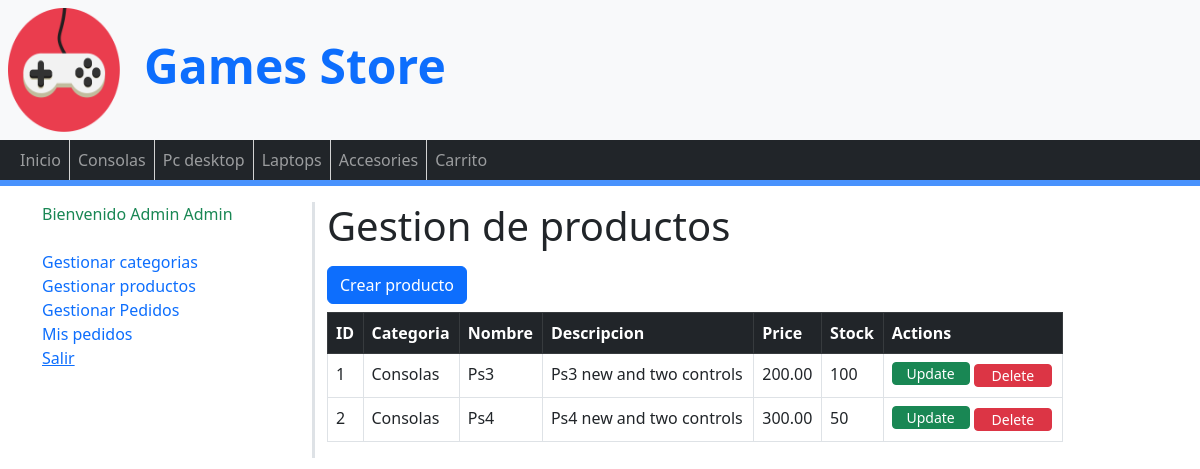
The page /product/management (signed in) on the database its author committed.
### tables this page shows
CREATE TABLE `categories` (
  `id` int(255) NOT NULL,
  `name` varchar(100) NOT NULL
);

CREATE TABLE `products` (
  `id` int(255) NOT NULL,
  `category_id` int(255) NOT NULL,
  `name` varchar(100) NOT NULL,
  `description` text NOT NULL,
  `price` float(10,2) NOT NULL,
  `stock` int(255) NOT NULL,
  `offter` int(2) DEFAULT NULL,
  `date` date NOT NULL,
  `image` text DEFAULT NULL
);

### config/db.php (called while the page is built)
<?php
class Database{
    public static function connect(){
        $db= new mysqli('localhost','root','','store');
        $db->query("SET NAMES 'utf8'");
        return $db;
    }
}

### controllers/CategoryController.php (called while the page is built, shortened)
<?php
require_once 'models/Category.php';
class CategoryController{
    public function categoryInstance(){
        $categories = new Category;
        return $allCategories = $categories->getAll()->fetch_all();
    }
    public function header(){
        $allCategories= CategoryController::categoryInstance();
        require_once 'views/category/list.php';
    }
}

### models/Category.php (called while the page is built, shortened)
<?php
class Category{
    private $db;
    public function __construct()
    {
        $this->db = Database::connect();
    }
    public function getAll(){
        $sql="SELECT *FROM categories;";
        $result = $this->db->query($sql);
        return $result;
    }
}

### controllers/ProductController.php (called while the page is built, shortened)
<?php
require_once 'models/Product.php';
class ProductController{
    public function management(){
        $productsObject= new Product;
        $products= $productsObject->getAll()->fetch_all(MYSQLI_ASSOC);
        require_once 'views/product/management.php';
    }
}

### models/Product.php (called while the page is built, shortened)
<?php
class Product{
    private $db;
    public function __construct()    {
        $this->db= Database::connect();
    }
    public function getAll(){
        $products= $this->db->query("SELECT p.*,c.name as 'categoria' FROM products p INNER JOIN categories c ON p.category_id=c.id;");
        return $products;
    }
}

### views/product/management.php (the view, shortened to what this page needs)
<h1>Gestion de productos</h1>
<a class="btn btn-primary my-2" href="<?=base_url?>product/create">Crear producto</a>
<table class="table table-hover table-bordered">
    <thead class="table-dark">
        <th>ID</th>
        <th>Categoria</th>
        <th>Nombre</th>
        <th>Descripcion</th>
        <th>Price</th>
        <th>Stock</th>
        <th>Actions</th>
    </thead>
    <tbody>
        <?php foreach($products as $value): ?>
        <tr>
           <td>
             <?=$value['id'];?>
           </td>
           <td>
             <?=$value['categoria'];?>
           </td>
           <td>
             <?=$value['name'];?>
           </td>
           <td>
             <?=$value['description'];?>
           </td>
           <td>
             <?=$value['price'];?>
           </td>
           <td>
             <?=$value['stock'];?>
           </td>
           <td>
             <a href="<?=base_url?>product/update/<?=$value['id'];?>" class="btn btn-sm btn-success py-0 mb-1 button">Update</a>
             <a href="<?=base_url?>product/delete/<?=$value['id'];?>" class="btn btn-sm btn-danger py-0 button">Delete</a>
           </td>
        </tr>
         <?php endforeach ;?>
   </tbody>
</table>

### views/category/list.php
<?php  foreach($allCategories as $element):?>
    <li class="nav-item">
        <a class="nav-link" href="#"><?=$element[1]?></a>
    </li>
<?php endforeach; ?>

### assets/css/custom.css (style rules this page uses)
@media only screen and (min-width: 992px) { .button { width: 78px !important; } }
@media only screen and (min-width: 992px) { .navbar .navbar-nav .nav-item .nav-link { padding: 0 0.5em; line-height: 40px; } }
@media only screen and (min-width: 992px) { .navbar .navbar-nav .nav-item:not(:last-child) .nav-link { border-right: 1px solid #D3D3D3; line-height: 40px; } }

### rows shown on the page
categories: name "Consolas"
categories: name "Pc desktop"
categories: name "Laptops"
categories: name "Accesories"
products: id "1", category.name "Consolas", name "Ps3", description "Ps3 new and two controls", price "200.00", stock "100"
products: id "2", category.name "Consolas", name "Ps4", description "Ps4 new and two controls", price "300.00", stock "50"

### other values the page prints
$_SESSION['login']->name "Admin"
$_SESSION['login']->lastname "Admin"
